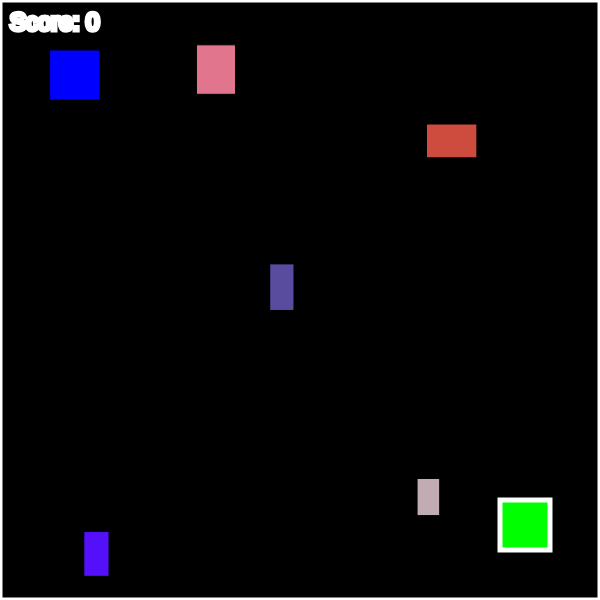
Frame 1 (no input)
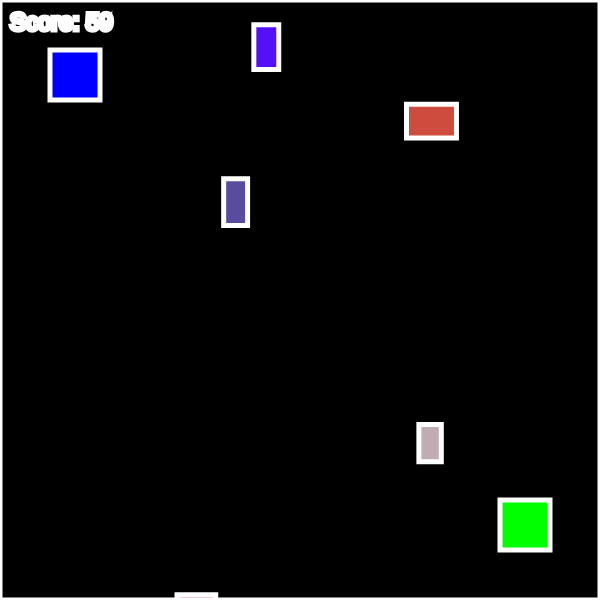
Frame 60 (no input)
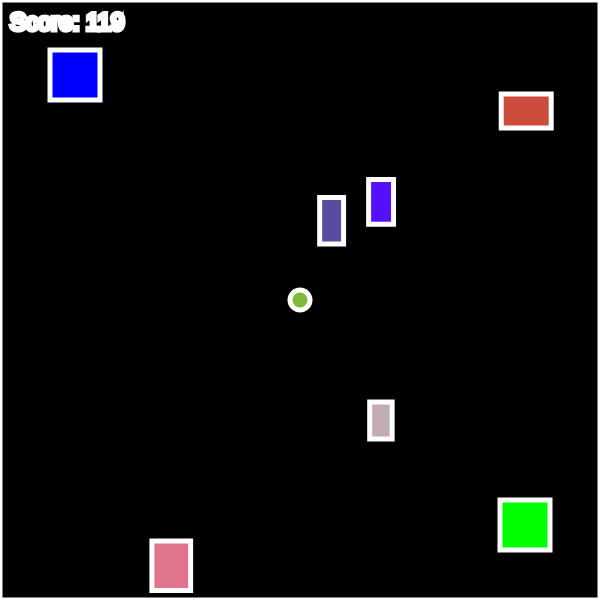
Frame 120 (the mouse pressed at the canvas centre since frame 60)

The p5.js sketch that drew these frames (run headless with seeded random() and noise() and a simulated clock; from frame 60 on, the mouse is pressed at the canvas centre):

// p5.js sketch
// ── sketch.js
let player;
let exitRect;
let score = 0;
let gameWon = false;
let objects = [];

let obstacleXs = [];
let obstacleYs = [];
let obstacleWidths = [];
let obstacleHeights = [];
let obstacleColors = [];
let obstacleSpeeds = [];
let obstacleDirections = [];

function setup() {
    createCanvas(600, 600);
    player = createPlayer();
    createObstacles(5); // Create at least 5 obstacles
    exitRect = createExit();
}

function draw() {
    background(0);
    if (!gameWon) {
        movePlayer();
        drawPlayer();
        moveObstacles();
        drawObstacles();
        drawBorders();
        drawExit();
        displayScore();
        drawObjects();
        increaseScore();
        if (playerCollidesWithExit()) {
            gameWon = true;
        }
    } else {
        displayYouWin();
    }
}

function createPlayer() {
    return { x: 50, y: 50, size: 50 };
}

function movePlayer() {
    if (keyIsDown(LEFT_ARROW)) {
        player.x -= 5;
    }
    if (keyIsDown(RIGHT_ARROW)) {
        player.x += 5;
    }
    if (keyIsDown(UP_ARROW)) {
        player.y -= 5;
    }
    if (keyIsDown(DOWN_ARROW)) {
        player.y += 5;
    }
}

function drawPlayer() {
    fill(0, 0, 255);
    rect(player.x, player.y, player.size, player.size);
}

function mousePressed() {
    drawObject(mouseX, mouseY);
}

function drawObject(x, y) {
    let obj = {
        x: x,
        y: y,
        size: 20,
        color: color(random(255), random(255), random(255))
    };
    objects.push(obj);
}

function drawObjects() {
    for (let obj of objects) {
        fill(obj.color);
        ellipse(obj.x, obj.y, obj.size);
    }
}

function createObstacles(num) {
    for (let i = 0; i < num; i++) {
        obstacleXs[i] = random(width);
        obstacleYs[i] = random(height);
        obstacleWidths[i] = random(20, 60);
        obstacleHeights[i] = random(20, 60);
        obstacleColors[i] = color(random(255), random(255), random(255));
        obstacleSpeeds[i] = random(1, 5);
        obstacleDirections[i] = createVector(random(-1, 1), random(-1, 1)).normalize();
    }
}

function moveObstacles() {
    for (let i = 0; i < obstacleXs.length; i++) {
        obstacleXs[i] += obstacleDirections[i].x * obstacleSpeeds[i];
        obstacleYs[i] += obstacleDirections[i].y * obstacleSpeeds[i];

        // Change direction randomly to make movement more dynamic
        if (random(100) < 5) {
            obstacleDirections[i] = createVector(random(-1, 1), random(-1, 1)).normalize();
        }

        if (obstacleXs[i] > width) obstacleXs[i] = 0;
        if (obstacleXs[i] < 0) obstacleXs[i] = width;
        if (obstacleYs[i] > height) obstacleYs[i] = 0;
        if (obstacleYs[i] < 0) obstacleYs[i] = height;
    }
}

function drawObstacles() {
    for (let i = 0; i < obstacleXs.length; i++) {
        fill(obstacleColors[i]);
        rect(obstacleXs[i], obstacleYs[i], obstacleWidths[i], obstacleHeights[i]);
    }
}

function drawBorders() {
    stroke(255);
    strokeWeight(5);
    noFill();
    rect(0, 0, width, height);
}

function createExit() {
    return { x: 500, y: 500, size: 50 };
}

function drawExit() {
    fill(0, 255, 0);
    rect(exitRect.x, exitRect.y, exitRect.size, exitRect.size);
}

function playerCollidesWithExit() {
    return player.x < exitRect.x + exitRect.size &&
           player.x + player.size > exitRect.x &&
           player.y < exitRect.y + exitRect.size &&
           player.y + player.size > exitRect.y;
}

function displayScore() {
    fill(255);
    textSize(24);
    text('Score: ' + score, 10, 30);
}

function displayYouWin() {
    background(0, 255, 0);
    fill(0);
    textSize(32);
    textAlign(CENTER, CENTER);
    text('You Win!', width / 2, height / 2);
    textSize(24);
    text('Final Score: ' + score, width / 2, height / 2 + 40);
}

function increaseScore() {
    if (!gameWon) {
        score++;
    }
}
